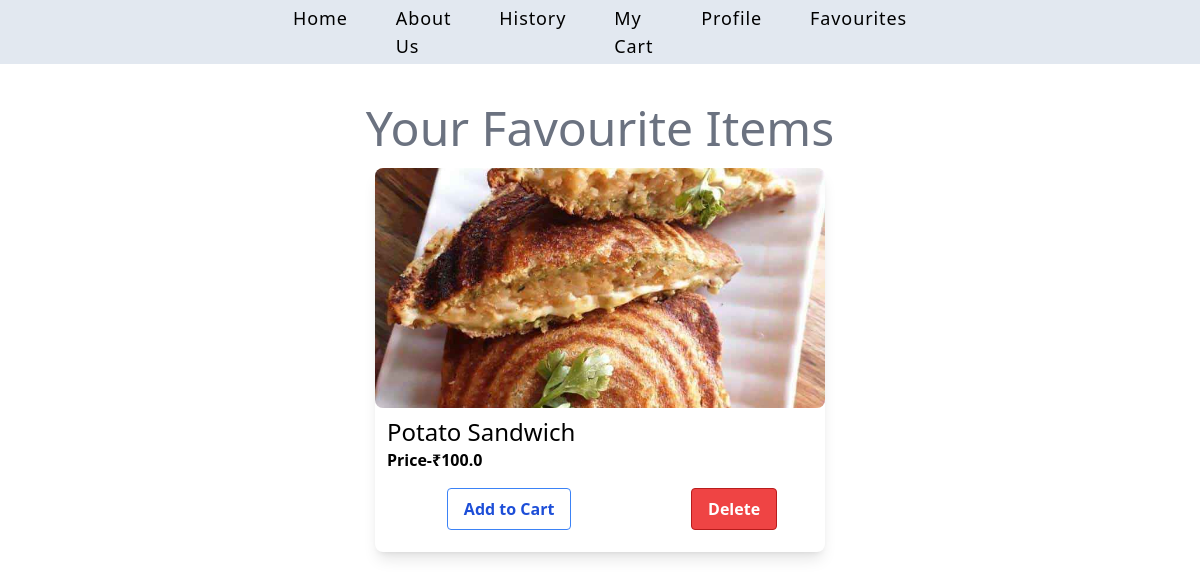
The page /favourite (signed in) on the database its author committed.
### app.py (models this page shows)
class FavouriteItem(db.Model):
    id = db.Column(db.Integer, primary_key=True)
    user_id = db.Column(db.Integer, db.ForeignKey('user.id'), nullable=False)
    food_id = db.Column(db.Integer, db.ForeignKey('food.id'), nullable=False)
    food = db.relationship('Food', backref='favourite_items')

class Food(db.Model):
    id = db.Column(db.Integer, primary_key=True)
    name = db.Column(db.String(150), nullable=False)
    price = db.Column(db.Float, nullable=False)
    category=db.Column(db.String(100),nullable=False)
    image = db.Column(db.String(200), nullable=False)

### app.py (the view)
@app.route('/favourite')
@login_required
def favourites():
    favourite_items = FavouriteItem.query.filter_by(
        user_id=current_user.id).all()
    return render_template('favourite.html', favourite_items=favourite_items)

### app.py (called while the page is built)
@login_manager.user_loader
def load_user(user_id):
    return User.query.get(int(user_id))

### templates/favourite.html (shortened to what this page needs)
<!DOCTYPE html>
<html lang="en">
<head>
     <link rel="stylesheet" href="{{ url_for('static', filename='src/style.css') }}">
    <script src="https://cdn.tailwindcss.com"></script>
</head>
<body>
       <nav class="relative px-4 py-4   bg-slate-200  h-16 w-full">
        <div class="py-4 flex justify-center h-16 w-full ">
		<ul class="  text-lg font-poppins font-medium hidden absolute top-1/2 left-1/2 transform -translate-y-1/2 -translate-x-1/2   lg:flex lg:justify-center lg:w-auto ">
			         <li class="mx-6 tracking-wider"><a href="main">Home</a></li>
                    <li class="mx-6 tracking-wider"><a href="about">About Us</a></li>
                    <li class="mx-6 tracking-wider"><a href="history">History</a></li>
                    <li class="mx-6 tracking-wider"><a href="cart">My Cart</a></li>
                    <li class="mx-6 tracking-wider"><a href="profile">Profile</a></li>
                    <li class="mx-6 tracking-wider"><a href="favourite">Favourites</a>
		</ul>
        </div>
	</nav>
    <h1 class="text-center text-gray-500 text-5xl mt-10">Your Favourite Items</h1>
    <div class="container mx-auto p-4">
        {% for favourite_item in favourite_items %}
            <div class="card bg-white rounded-lg shadow-lg h-96 w-60 md:w-80">
                <div class="h-60 w-full bg-cover bg-center bg-no-repeat rounded-lg" style="background-image: url('{{ url_for('static', filename=favourite_item.food.image) }}');"></div>
                <div class="relative left-3 top-2">
                    <h1 class="text-2xl font-poppins">{{ favourite_item.food.name }}</h1>
                    <h4 class="font-poppins font-semibold">Price-₹{{ favourite_item.food.price }}</h4>
                    <div class="flex justify-around">
                        <form action="{{ url_for('add_to_cart', food_id=favourite_item.food.id) }}" method="post">
                            <button type="submit" class="bg-transparent hover:bg-blue-500 text-blue-700 font-semibold hover:text-white py-2 px-4 border mt-4 border-blue-500 hover:border-transparent rounded">
                                Add to Cart
                            </button>
                        </form>
                        <form action="{{ url_for('delete_favourite', favourite_id=favourite_item.id) }}" method="POST" style="display:inline;">
                        <button type="submit" class="bg-red-500 text-white font-semibold py-2 px-4 border border-red-700 rounded mt-4">
                            Delete
                        </button>
                    </form>
                    </div>
                </div>
            </div>
        {% endfor %}
    </div>
</body>
</html>

### static/src/style.css (style rules this page uses)
.card { scroll-snap-align: center; min-width: 450px; box-sizing: border-box; }

### templates/favourite.html (style rules this page uses)
.container { display: flex; flex-wrap: wrap; gap: 20px; justify-content: center; }
.card { scroll-snap-align: center; min-width: 450px; box-sizing: border-box; }

### rows shown on the page
FavouriteItem: image (picture), food.name "Potato Sandwich", food.price "100.0"
